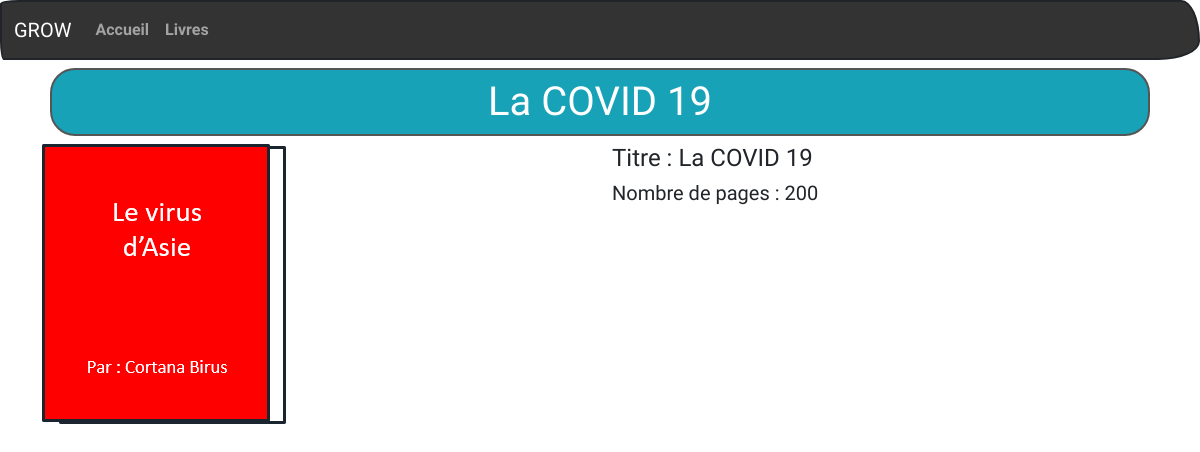
The page /livres/l/4 on the database its author committed.
### tables this page shows
CREATE TABLE IF NOT EXISTS `livres` (
  `id` int NOT NULL AUTO_INCREMENT,
  `titre` varchar(150) DEFAULT NULL,
  `nbpages` int DEFAULT NULL,
  `image` varchar(150) DEFAULT NULL,
  PRIMARY KEY (`id`)
);

### controllers/livresController.controller.php (called while the page is built, shortened)
<?php
        require_once "model/Livre.class.php";
        require_once 'model/LivreManager.class.php';
class LivreController
{
    private $livreManager;
    public function __construct()
    {
        $this->livreManager = new LivreManager;
        $this->livreManager->chargementLivre();
    }
    public function afficherLivreUn($id) {
        $livre = $this->livreManager->getLivreById($id);
        require "views/afficherLivre.views.php";
    }
}

### model/LivreManager.class.php (called while the page is built, shortened)
<?php
require_once 'Model.class.php';
require_once 'Livre.class.php';
class LivreManager extends Model{
    private $livres;
    public function ajoutLivre($livre)
    {
        $this->livres[] = $livre;
    }
    public function chargementLivre()
    {
        $req = $this->getBdd()->prepare('SELECT * FROM livres');
        $req->execute();
        $mesLivres = $req->fetchAll(PDO::FETCH_ASSOC);
    }
    public function getLivreByID($id)
    {
        for($i=0; $i <count($this->livres);$i++){
            if($this->livres[$i]->getId() === $id){
                return $this->livres[$i];
            }
        }
        throw new Exception("Le livre n'existe pas.");
    }
}

### model/Livre.class.php (called while the page is built, shortened)
<?php
class Livre
{
    private $id,
            $titre,
            $nbPages,
            $image;
    public function __construct($id,$titre,$nbPages,$image)
    {
        $this->id = $id;
        $this->titre = $titre;
        $this->nbPages = $nbPages;
        $this->image = $image;
    }
    public function getId()
    {
        return trim(htmlspecialchars($this->id));
    }
    public function getTitre()
    {
        return trim(htmlspecialchars($this->titre));
    }
    public function getnbPages()
    {
        return trim(htmlspecialchars($this->nbPages));
    }
    public function getImage()
    {
        return trim(htmlspecialchars($this->image));
    }
}

### model/Model.class.php (called while the page is built, shortened)
<?php
class Model
{
    private static $pdo;
    private static function setBdd()
    {
        self::$pdo = new PDO('mysql:host=localhost;port=3306;dbname=biblio1;charset=utf8', '****', '****');
        self::$pdo->setAttribute(PDO::ATTR_ERRMODE, PDO::ERRMODE_WARNING);
    }
    protected function getBdd()
    {
        return self::$pdo;
    }
}

### views/afficherLivre.views.php (the view, shortened to what this page needs)
<div class="row">
    <div class="col-6">
        <img src="<?= URL ?>public/images/<?= $livre->getImage();?>" alt="Couverture du livre">
    </div>
    <div class="col-6">
        <h4>Titre : <?= $livre->getTitre();?></h4>
        <h5>Nombre de pages : <?= $livre->getnbPages();?></h5>
    </div>
</div>
<?php
$content = ob_get_clean();
$titre = $livre->getTitre();
require 'template.php';
?>

### views/template.php (shortened to what this page needs)
<!DOCTYPE html>
<html lang="en">
<head>
    <link rel="stylesheet" href="https://bootswatch.com/5/sketchy/bootstrap.min.css">
</head>
<body>
    <nav class="navbar navbar-expand-lg navbar-dark bg-primary">
        <div class="container-fluid">
            <a class="navbar-brand" href="#">GROW</a>
            <div class="collapse navbar-collapse" id="navbarColor01">
                <ul class="navbar-nav me-auto">
                    <li class="nav-item">
                        <a class="nav-link" href="<?=URL?>accueil">Accueil</a>
                    </li>
                    <li class="nav-item">
                        <a class="nav-link" href="<?=URL?>livres">Livres</a>
                    </li>
                </ul>
            </div>
        </div>
    </nav>
<div class="container">
    <h1 class="rounded border border-dark p-2 m-2 text-center text-white bg-info"><?=$titre ?></h1>
    <?php echo $content ?>
</div>
</body>
</html>

### rows shown on the page
livres: titre "La COVID 19", image (picture), nbpages "200"
